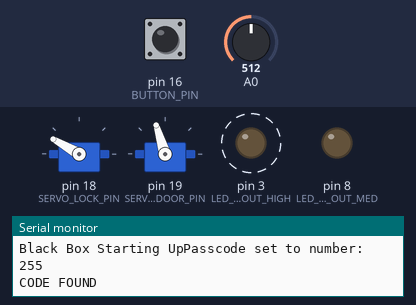
A sketch run on a simulated Arduino Uno, built with avr-gcc and run on an emulated ATmega328P. Shown: 2 × servo, output pins drawn as LEDs (lit = HIGH), the last lines printed to the serial monitor. Dashed ring = blinking. The inputs (shaded band) are chosen by the test bench; at power-on: pin 16 (BUTTON_PIN) HIGH, A0 = 512.

Above: at 1.52 s.
2.0 s: pin 16 (BUTTON_PIN) pulled LOW for 0.6 s
At 2.9 s:
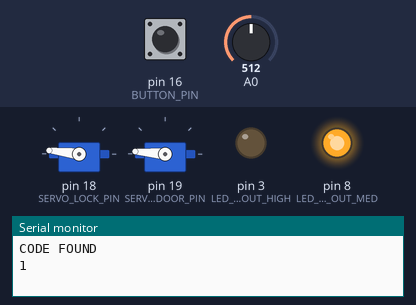
11.0 s: A0 set to 218
14.0 s: A0 set to 183
At 14.1 s:
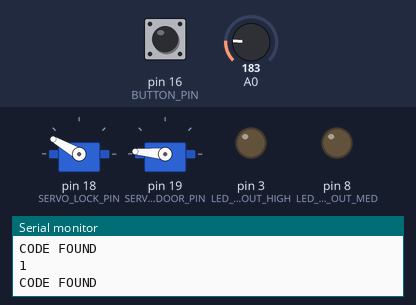
17.0 s: pin 16 (BUTTON_PIN) pulled LOW for 1 s
At 19.06 s:
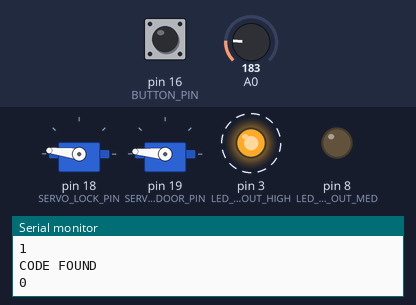
Timing chart, 0 to 21.4 s (numbered marks = the images above; inputs shaded):
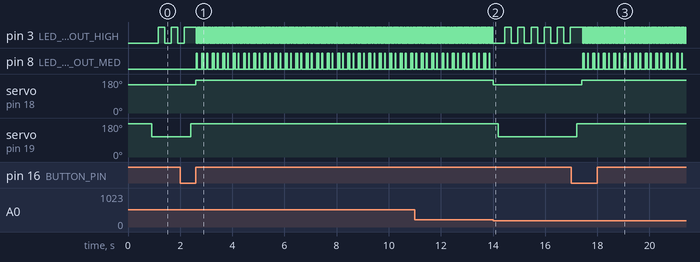

The sketch:

black_box.ino
```cpp
/*
 Black Box
 A MATLAB Lab

 Reuben Strangelove
 2013
 reuben@artofmystate.com
 */

// Buffer to store incoming commands from serial port
String inData;

#include <Timer.h>
Timer t;

#include <Servo.h>
Servo doorservo, lockservo;

#include <EEPROM.h>

byte SERVO_DOOR_CLOSE_POS = 175;
byte SERVO_DOOR_OPEN_POS = 107;

byte SERVO_LOCK_CLOSE_POS = 173;
byte SERVO_LOCK_OPEN_POS = 150;

byte SERVO_DOOR_PIN = 19;
byte SERVO_LOCK_PIN = 18;

byte LED_CODE_OUT_HIGH = 3;
byte LED_CODE_OUT_MED = 8;

byte BUTTON_PIN = 16;


byte CODE_ENTRIES = 8;
const char* TERMINATOR = "#";

const char* CODE[] = {
  "Newton", "Turing", "Nobel", "Einstein", "Hawking", "Tesla", "Pascal", "Aristotle" };

// note: passcode generated by MATLAB passcode generation code
const char* PASSCODE[] = {
  "0110100001101001011011100101111100100011",
  "0110001001101001011001000110110100100011",
  "01100111011000000101110100100011",
  "01010111010100110110000101010111001100110010",
  "01100010011010010110010001100110010111000010",
  "01011011011001100101111100100011",
  "0110011101011100010111100101110000100011",
  "01010011010110100101110101100001010101110010"};

char codeToSend[20]; //make the array long enough to accommodate all the characters in the CODE strings
char passcode[50];

byte brightness;
byte brightnessNormalized;
byte brightnessBuffer;
byte openDoorCounter = 0;


byte bitValue;
byte i_char = 0;
byte i_bit = 0;
byte clockToggle = 0;
byte newlineFlag = 0;

byte terminatorFlag = 0;
byte terminatorCount = 0;

byte openFlag = 0;
byte closeFlag = 0;

byte i_decode = 0;
byte dataBuffer[64];
int correctCounter;
byte passcodeLength = 0;

byte setPassCode;

byte passcodeIndex;

void setup() {

  // setup servo pins then close and lock the door
  lockservo.attach(SERVO_LOCK_PIN);
  lockservo.write(SERVO_LOCK_OPEN_POS);
  delay(350);
  doorservo.attach(SERVO_DOOR_PIN);
  doorservo.write(SERVO_DOOR_CLOSE_POS);
  delay(350);
  lockservo.write(SERVO_LOCK_CLOSE_POS);

  // initialize serial:
  Serial.begin(57600);

  Serial.print("Black Box Starting Up");

  pinMode(LED_CODE_OUT_HIGH, OUTPUT);
  pinMode(LED_CODE_OUT_MED, OUTPUT);
  pinMode(BUTTON_PIN, INPUT);

  // open the door without inputing a code when the light sensor is blacked out and the button is held
  if (digitalRead(BUTTON_PIN) == 0 && map(analogRead(0), 0, 1023, 0, 255) < 10) {

    // set brightness led to medium for sensor calibration
    digitalWrite(LED_CODE_OUT_HIGH, LOW);
    digitalWrite(LED_CODE_OUT_MED, HIGH);

    openDoor();

    while(digitalRead(BUTTON_PIN) == 0) {
    }

    delay(100);

    while(digitalRead(BUTTON_PIN) == 1)  {
    }

    closeDoor();

  }

  // set passcode
  setPasscode();

  // activate timer events
  t.every(25, updateCodeLED); // update code transmitting LED every x milliseconds
  t.every(10, passcodeCheck);

} // end setup()


void setPasscode() {

  // read value set in EEPROM;
  passcodeIndex = EEPROM.read(0);

  Serial.print("Passcode set to number: ");
  Serial.println(passcodeIndex, DEC);

  // copy CODE string to codeToSend
  strcpy(codeToSend, CODE[passcodeIndex]);
  // add terminator to the end of codeToSend
  strcat(codeToSend, TERMINATOR);

  // copy CODE string to codeToSend
  strcpy(passcode, PASSCODE[passcodeIndex]);
  // add terminator to the end of codeToSend
  strcat(passcode, TERMINATOR);

  // manually find passcode length
  for (int i = 0; i <= 255; i++){
    //Serial.print(passcode[i]);
    if (passcode[i] != '#') {
      passcodeLength++;
    }
    else {
      break;
    }
  }

} // end setPasscode


void openDoor() {

  lockservo.write(SERVO_LOCK_OPEN_POS);
  delay(200);
  doorservo.write(SERVO_DOOR_OPEN_POS);

} // end openDoor()


void closeDoor() {

  doorservo.write(SERVO_DOOR_CLOSE_POS);
  delay(200);
  lockservo.write(SERVO_LOCK_CLOSE_POS);

} // end closeDoor()


void passcodeCheck() {

  // read brightness and scale from an int to to a byte
  brightness = map(analogRead(0), 0, 1023, 0, 255);

  // normalize brightness into binary and clock equivalents
  if (brightness > 0 && brightness < 50) brightnessNormalized = 0;
  if (brightness > 49 && brightness < 200) brightnessNormalized = 1;
  if (brightness > 199 && brightness < 255) brightnessNormalized = 2;

  // if there is a new value execute the following code
  if (brightnessNormalized != brightnessBuffer) {

    // save brightness data into the buffer for later comparison
    brightnessBuffer = brightnessNormalized;

    // when a clock signal is detected return
    if (brightnessNormalized == 2) return;

    // debug output
    //Serial.print("B - ");
    //Serial.print(brightnessNormalized, DEC);
    //Serial.print(" - ");

    // store brightness value in the data buffer
    dataBuffer[passcodeLength + 1] = brightnessNormalized;

    // scan entire buffer for a matching passcode
    correctCounter = 0;
    for (int i = 0; i <= passcodeLength; i++){

      // count macthing data
      if (dataBuffer[i] == (passcode[i] - 48)) correctCounter++;

      // debug output
      //Serial.print(dataBuffer[i], DEC);
      //Serial.print("-");
      //Serial.print(passcode[i] - 48, DEC);
      //Serial.print("|");

    }

    // debug output
    //Serial.println(" ");
    //Serial.print("C - ");
    //Serial.println(correctCounter, DEC);

    // check correct count to passcode length
    if (correctCounter == passcodeLength) {

      Serial.println("CODE FOUND");

      digitalWrite(LED_CODE_OUT_HIGH, LOW);
      digitalWrite(LED_CODE_OUT_MED, LOW);

      openDoor();

      // blink LED and wait for button input
      while(1){

        digitalWrite(LED_CODE_OUT_HIGH, LOW);
        delay(250);
        digitalWrite(LED_CODE_OUT_HIGH, HIGH);
        delay(250);

        if (digitalRead(BUTTON_PIN) == 0)
        {
          closeDoor();
          break;
        }
      }

    }

    //shift dataBuffer over by one
    for (int i = 0; i <= passcodeLength; i++){

      dataBuffer[i] = dataBuffer[i + 1];
      Serial.print(dataBuffer[i], DEC);

    }

    Serial.println(" ");

  } // end new value

} // end passcodeCheck()


void loop() {

  // code required for timers
  t.update();

  //check for available serial data
  while (Serial.available() > 0)
  {
    char received = Serial.read();
    inData += received;

    // Process message when new line character is recieved
    if (received == '\n')
    {
      Serial.print("Data Received: ");
      Serial.print(inData);

      // process commands
      if (inData == "bb open\n") openDoor();
      if (inData == "bb close\n") closeDoor();
      if (inData == "bb passcode\n") {
        Serial.print("Current Passcode: ");
        Serial.print(passcodeIndex);
        Serial.print(" - ");
        Serial.println(codeToSend);

      }

      setPassCode = 255;
      if (inData == "bb set passcode 0\n") setPassCode = 0;
      if (inData == "bb set passcode 1\n") setPassCode = 1;
      if (inData == "bb set passcode 2\n") setPassCode = 2;
      if (inData == "bb set passcode 3\n") setPassCode = 3;
      if (inData == "bb set passcode 4\n") setPassCode = 4;
      if (inData == "bb set passcode 5\n") setPassCode = 5;
      if (inData == "bb set passcode 6\n") setPassCode = 6;
      if (inData == "bb set passcode 7\n") setPassCode = 7;

      if (setPassCode != 255) {

        EEPROM.write(0, setPassCode);

        Serial.println("Resetting Arduino");
         Serial.println(" ");
        delay(500);
        // reset Arduino; new passcode will take effect
        asm volatile ("  jmp 0");

      }

      inData = ""; // Clear recieved buffer
    }
  }

} // end loop()


void updateCodeLED()
{

  if (clockToggle == 0) {

    clockToggle = 1;

    i_bit = i_bit + 1;

    if (i_bit == 7) newlineFlag = 1;

    if (i_bit == 8) {

      i_bit = 0;

      i_char = i_char + 1;

      // reach end of string indicated by null terminator
      if (codeToSend[i_char] == 0) i_char = 0;

      // debug output
      //Serial.println(codeToSend[i_char]);

    } // end if (i_bit > 7)

    bitValue = bitRead(codeToSend[i_char], 7 - i_bit);

    // write brightness values
    digitalWrite(LED_CODE_OUT_HIGH, LOW); // turn off clock
    if (bitValue == 0) digitalWrite(LED_CODE_OUT_MED, LOW);
    if (bitValue == 1) digitalWrite(LED_CODE_OUT_MED, HIGH);

    // debug output
    //if (i_bit == 7)
    //  Serial.println(bitValue);
    // else Serial.print(bitValue);

  }

  else

  {
    clockToggle = 0;

    digitalWrite(LED_CODE_OUT_HIGH, HIGH);
    digitalWrite(LED_CODE_OUT_MED, LOW);

  } // end if clockToggle == 0

} // end updateCodeLED
```

Measured:
- the behaviour switches between 201 and 200 on A0 (found by bisection; images 1 and 2)
- after the input at 2.0 s, pin 8 (LED_CODE_OUT_MED): LOW → HIGH after 0.63 s, then repeats every 0.40 s: LOW 0.18 s, HIGH 0.03 s, LOW 0.02 s, HIGH 0.03 s, LOW 0.13 s, HIGH 0.02 s; servo on pin 18 (SERVO_LOCK_PIN): 150° → 173° after 0.60 s; servo on pin 19 (SERVO_DOOR_PIN): 107° → 175° after 0.40 s
- after the input at 14.0 s, pin 3 (LED_CODE_OUT_HIGH): alternates HIGH for 0.25 s and LOW for 0.25 s, starting after 0.46 s; pin 8 (LED_CODE_OUT_MED): stops changing and stays LOW; servo on pin 18 (SERVO_LOCK_PIN): 173° → 150° at once; servo on pin 19 (SERVO_DOOR_PIN): 175° → 107° after 0.21 s
- after the input at 17.0 s, pin 3 (LED_CODE_OUT_HIGH): alternates HIGH for 0.02 s and LOW for 0.02 s, starting after 0.43 s; pin 8 (LED_CODE_OUT_MED): LOW → HIGH after 0.43 s, then repeats every 0.40 s: LOW 0.03 s, HIGH 0.02 s, LOW 0.12 s, HIGH 0.03 s, LOW 0.18 s, HIGH 0.02 s
- by itself, pin 3 (LED_CODE_OUT_HIGH): repeats every 0.05 s: LOW 0.02 s, HIGH 0.03 s
